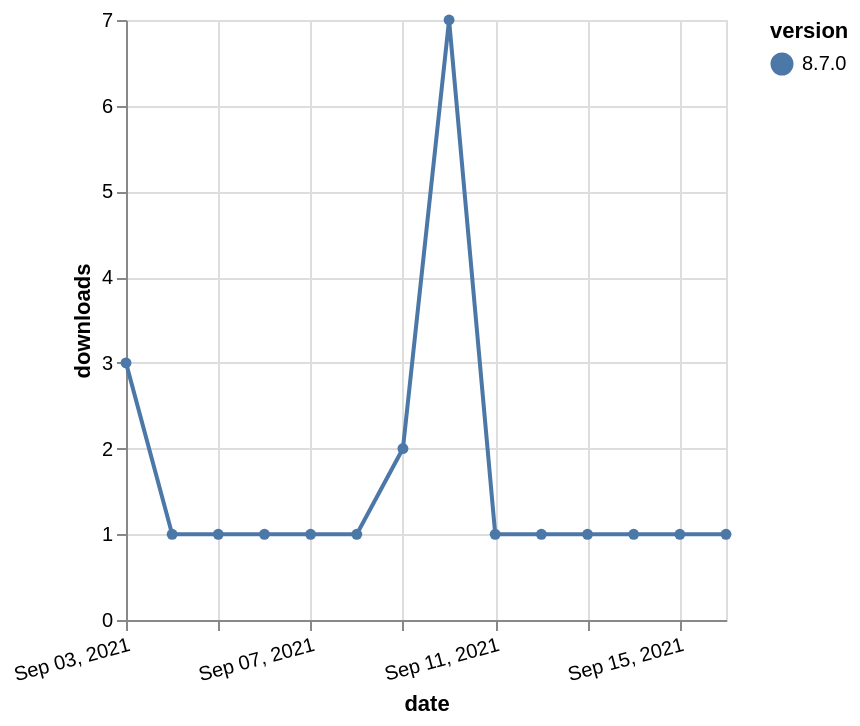

The specification (Vega-Lite) saved for this image:
### Vega-Lite specification from a JSON file in a GitHub repository (floating-point values rounded to 4 significant figures)
{"$schema": "https://vega.github.io/schema/vega-lite/v5.json", "description": "A simple bar chart with embedded data.", "data": {"values": [{"date": "2021-09-03", "total": 516, "delta": 3, "version": "8.7.0"}, {"date": "2021-09-04", "total": 517, "delta": 1, "version": "8.7.0"}, {"date": "2021-09-05", "total": 518, "delta": 1, "version": "8.7.0"}, {"date": "2021-09-06", "total": 519, "delta": 1, "version": "8.7.0"}, {"date": "2021-09-07", "total": 520, "delta": 1, "version": "8.7.0"}, {"date": "2021-09-08", "total": 521, "delta": 1, "version": "8.7.0"}, {"date": "2021-09-09", "total": 523, "delta": 2, "version": "8.7.0"}, {"date": "2021-09-10", "total": 530, "delta": 7, "version": "8.7.0"}, {"date": "2021-09-11", "total": 531, "delta": 1, "version": "8.7.0"}, {"date": "2021-09-12", "total": 532, "delta": 1, "version": "8.7.0"}, {"date": "2021-09-13", "total": 533, "delta": 1, "version": "8.7.0"}, {"date": "2021-09-14", "total": 534, "delta": 1, "version": "8.7.0"}, {"date": "2021-09-15", "total": 535, "delta": 1, "version": "8.7.0"}, {"date": "2021-09-16", "total": 536, "delta": 1, "version": "8.7.0"}]}, "width": "container", "mark": {"type": "line", "point": {"filled": true}}, "encoding": {"x": {"field": "date", "type": "temporal", "timeUnit": "yearmonthdate", "title": "date", "axis": {"labelAngle": -15}}, "y": {"field": "delta", "type": "quantitative", "title": "downloads"}, "color": {"field": "version", "type": "nominal"}, "tooltip": {"field": "delta"}}}
